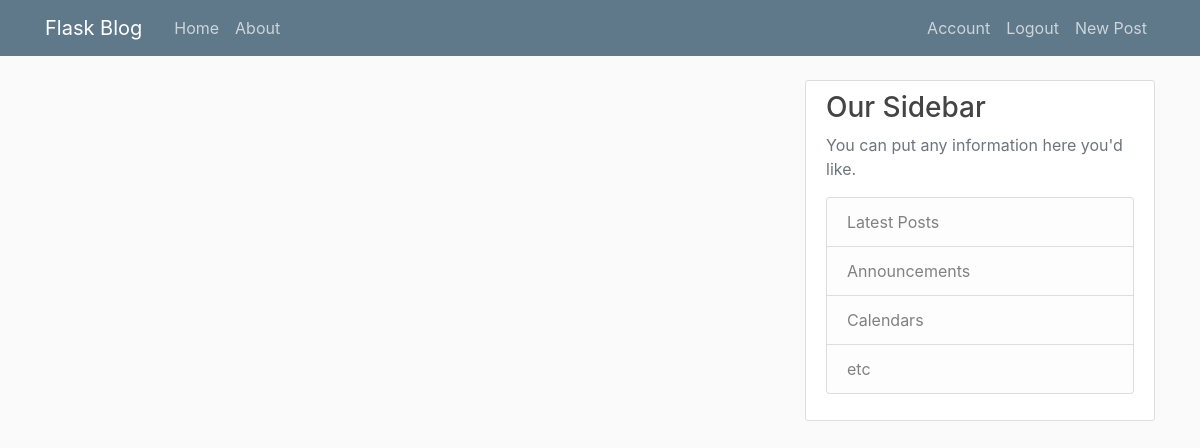
The page /home (signed in) on the database as committed earlier.
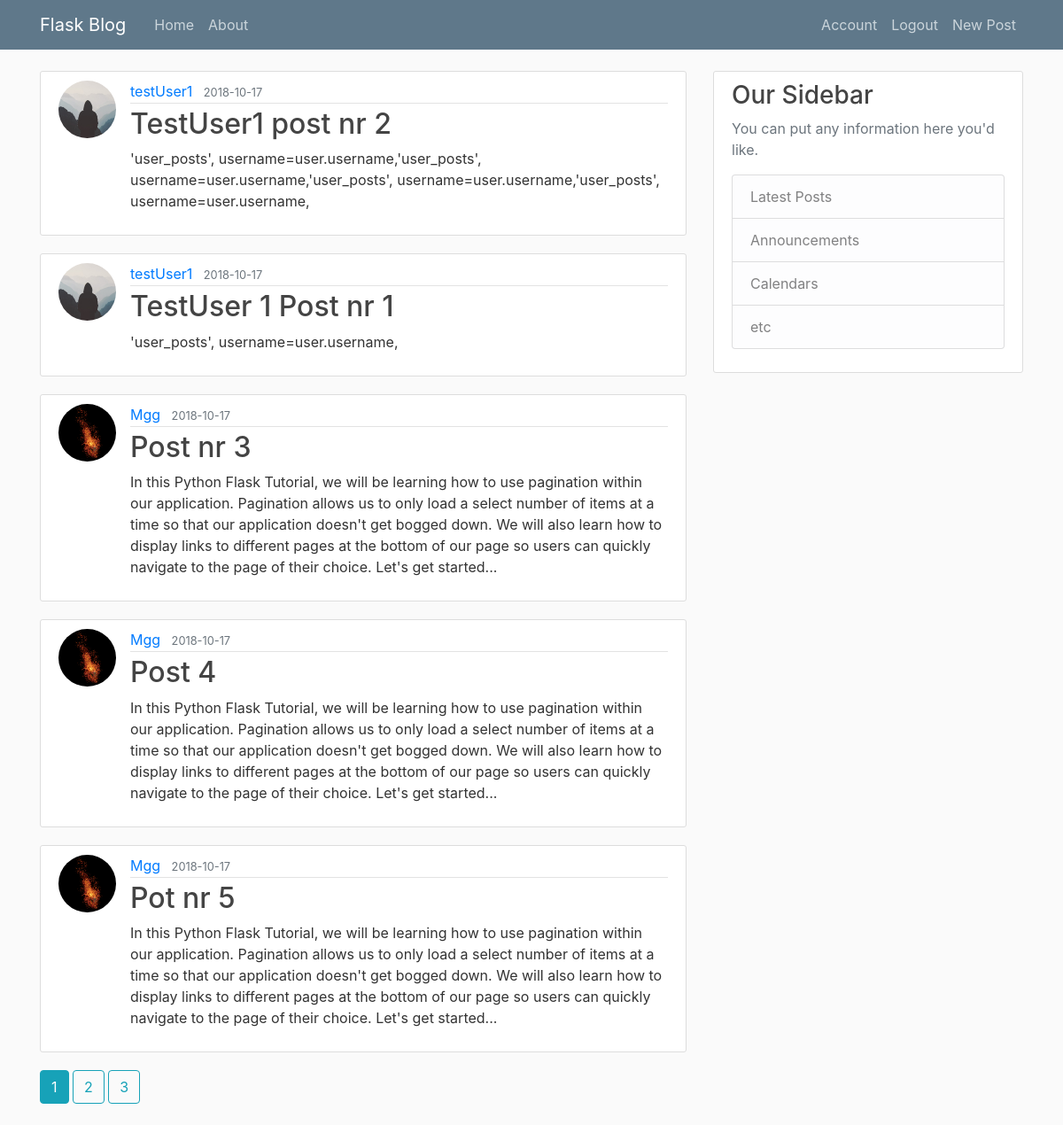
The same page on the database as committed later.
### app2/models.py (models this page shows, shortened)
class Post(db.Model):
    id = db.Column(db.Integer, primary_key=True)
    title = db.Column(db.String(100), nullable = False)
    date_posted = db.Column(db.DateTime, nullable = False, default=datetime.utcnow)
    content = db.Column(db.Text, nullable=False)
    user_id = db.Column(db.Integer, db.ForeignKey('user.id'), nullable=False)

class User(db.Model, UserMixin): # tworzenie klasy użytkowniak w oparciu o model bazy danych z SQLAlchemy
    id = db.Column(db.Integer, primary_key=True)
    username = db.Column(db.String(20),unique=True, nullable = False)
    email = db.Column(db.String(120), unique=True, nullable=False)
    image_file = db.Column(db.String(20), nullable=False, default='default.jpg')
    password = db.Column(db.String(60), nullable=False)
    posts = db.relationship('Post', backref='author', lazy = True) #powiązanie z klasą Post, backref - dodanie kolumny do klasy Post, atrybut lazy pozwala pobrać dane z klasy Post do danego użytkownika

### app2/main/routes.py (the view)
@main.route("/")#nazwa dekoratora jest taka sama jak nazwa Blueprint
@main.route("/home")
def home():
    page = request.args.get('page', 1, type=int) #Pobieranie numeru strony
    posts = Post.query.order_by(Post.date_posted.desc()).paginate(page=page, per_page=5) #wszystkie posty
    return render_template("home.html", posts=posts)

### app2/models.py (called while the page is built)
@login_manager.user_loader
def load_user(user_id):
    return User.query.get(int(user_id))

### app2/templates/home.html
{% extends "layout.html" %}
{% block content %}
    {% for post in posts.items %}
        <article class="media content-section">
          <img class="rounded-circle article-img" src="{{ url_for('static', filename='profile_pics/' + post.author.image_file)}}">
            <div class="media-body">
            <div class="article-metadata">
              <a class="mr-2" href="{{url_for('users.user_posts', username=post.author.username)}}">{{ post.author.username }}</a>
              <small class="text-muted">{{ post.date_posted.strftime('%Y-%m-%d') }}</small>
            </div>
            <h2><a class="article-title" href="{{url_for('posts.post', post_id = post.id)}}">{{ post.title }}</a></h2>
            <p class="article-content">{{ post.content }}</p>
          </div>
        </article>
    {% endfor %}
    {% for page_num in posts.iter_pages(left_edge=1, right_edge=1, left_current=1, right_current=2) %}
        {% if page_num %}
            {% if posts.page == page_num %}
                <a class="btn btn-info mb-4" href="{{ url_for('main.home', page=page_num )}}">{{ page_num }}</a>
            {% else %}
                <a class="btn btn-outline-info mb-4" href="{{ url_for('main.home', page=page_num )}}">{{ page_num }}</a>
            {% endif %}
        {% else %}
            ...
        {% endif %}
    {% endfor %}
{% endblock content %}

Rows that differ between the two databases and show on the page:
added Post: image_file (placeholder picture), author.username "testUser1", date_posted "2018-10-17", title "TestUser1 post nr 2", content "'user_posts', username=user.username,'user_posts', username=user.username,'user_posts', username=user.username,'user_posts', username=user.username,"
added Post: image_file (placeholder picture), author.username "testUser1", date_posted "2018-10-17", title "TestUser 1 Post nr 1", content "'user_posts', username=user.username,"
added Post: image_file (picture), author.username "Mgg", date_posted "2018-10-17", title "Post nr 3", content "In this Python Flask Tutorial, we will be learning how to use pagination within our application. Pagination allows us to only load a select number of items at a time so that our application doesn't get bogged down. We will also learn how to display links to different pages at the bottom of our page so users can quickly navigate to the page of their choice. Let's get started..."
added Post: image_file (picture), author.username "Mgg", date_posted "2018-10-17", title "Post 4", content "In this Python Flask Tutorial, we will be learning how to use pagination within our application. Pagination allows us to only load a select number of items at a time so that our application doesn't get bogged down. We will also learn how to display links to different pages at the bottom of our page so users can quickly navigate to the page of their choice. Let's get started..."
added Post: image_file (picture), author.username "Mgg", date_posted "2018-10-17", title "Pot nr 5", content "In this Python Flask Tutorial, we will be learning how to use pagination within our application. Pagination allows us to only load a select number of items at a time so that our application doesn't get bogged down. We will also learn how to display links to different pages at the bottom of our page so users can quickly navigate to the page of their choice. Let's get started..."
Other text that changed with them:
new list line: "1"
new list line: "2"
new list line: "3"
